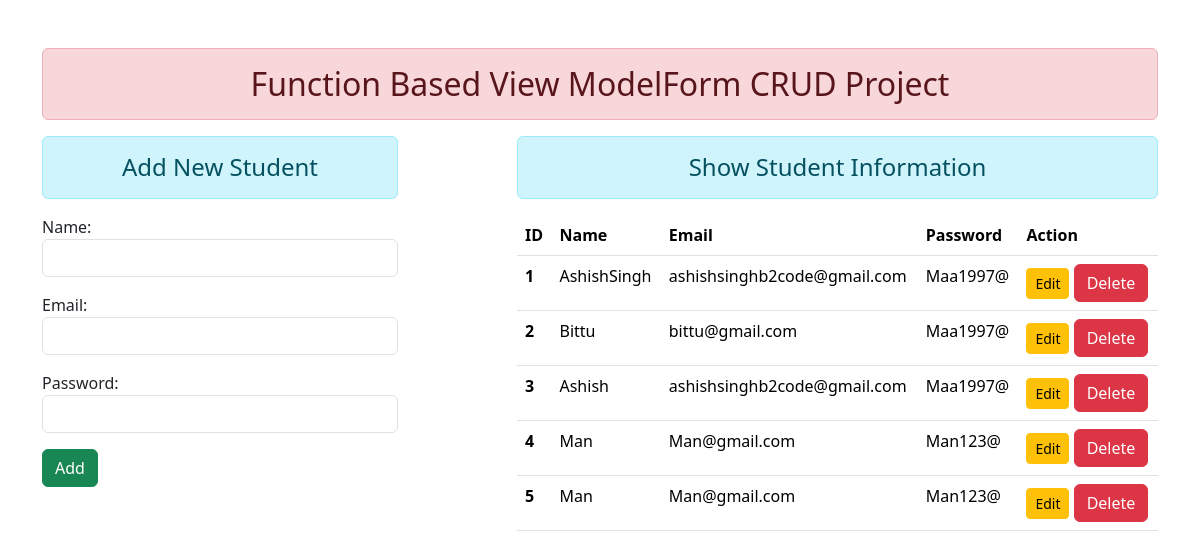
The page / on the database its author committed.
### enroll/models.py (models this page shows)
class User(models.Model):
    name=models.CharField(max_length=100)
    email=models.CharField(max_length=100)
    password=models.CharField(max_length=100)

### enroll/views.py (the view)
# urls.py: path("",views.add_show, name="addandshow"),
def add_show(request):
    if request.method == "POST":
        fm =StudentRejistration(request.POST)
        if fm.is_valid():
            nm=fm.cleaned_data['name']
            em=fm.cleaned_data['email']
            pw=fm.cleaned_data['password']
            reg=User(name=nm,email=em,password=pw)
            reg.save()
            fm=StudentRejistration()
    else:
        fm=StudentRejistration()
    stud =User.objects.all()
    return render(request,'enroll/addandshow.html',{"form":fm,"stu":stud})

### enroll/forms.py
class StudentRejistration(forms.ModelForm):
    class Meta:
        model = User
        fields = ['name','email','password']
        widgets = {
            'name':forms.TextInput(attrs={'class':'form-control'}),
            'email':forms.EmailInput(attrs={'class':'form-control'}),
            'password':forms.PasswordInput(render_value=True, attrs={'class':'form-control'})
        }

### enroll/templates/enroll/addandshow.html (shortened to what this page needs)
{% extends "enroll/base.html" %}
{% load static %}
{% block content %}
<div class="row">
    <div class="col-sm-4">
        <h4 class="text-center alert alert-info">Add New Student</h4>
        <form action="" method="POST">
            {{ form.as_p }}
            <input type="submit" class="btn btn-success" value="Add">
        </form>
    </div>
    <div class="col-sm-7 offset-1">
        <h4 class="text-center alert alert-info">Show Student Information</h4>
        {% if stu %}
            <table class="table table-hover">
                <thead>
                    <tr>
                        <th scope="col">ID</th>
                        <th scope="col">Name</th>
                        <th scope="col">Email</th>
                        <th scope="col">Password</th>
                        <th scope="col">Action</th>
                    </tr>
                </thead>
                <tbody>
                    {% for st in stu %}
                    <tr>
                        <th scope="row">{{ st.id }}</th>
                        <td>{{ st.name }}</td>
                        <td>{{ st.email }}</td>
                        <td>{{ st.password }}</td>
                        <td>
                            <a href="{% url 'update_student' st.id %}" class="btn btn-warning btn-sm">Edit</a>
                            <form action="{% url 'deletedata' st.id %}" method="POST" class="d-inline">
                                <input type="submit" class="btn btn-danger" value="Delete">
                            </form>
                        </td>
                    </tr>
                    {% endfor %}
                </tbody>
            </table>
        {% else %}
            <h4 class="text-center alert alert-warning">No Records</h4>
        {% endif %}
    </div>
</div>
{% endblock %}

### enroll/templates/enroll/base.html (shortened to what this page needs)
{% load static %}
    <!DOCTYPE html>
    <html lang="en">
    <head>
        <link rel="stylesheet" href="{% static 'enroll/css/bootstrap.css' %}">
    </head>
    <body>
        <div class="container mt-5">
            <h2 class='text-center alert alert-danger'>Function Based View ModelForm CRUD Project</h2>
            {% block content %}
            {% endblock content %}
        </div>
    </body>
    </html>

### rows shown on the page
User: id "1", name "AshishSingh", email "ashishsinghb2code@gmail.com", password "Maa1997@"
User: id "2", name "Bittu", email "bittu@gmail.com", password "Maa1997@"
User: id "3", name "Ashish", email "ashishsinghb2code@gmail.com", password "Maa1997@"
User: id "4", name "Man", email "Man@gmail.com", password "Man123@"
User: id "5", name "Man", email "Man@gmail.com", password "Man123@"
